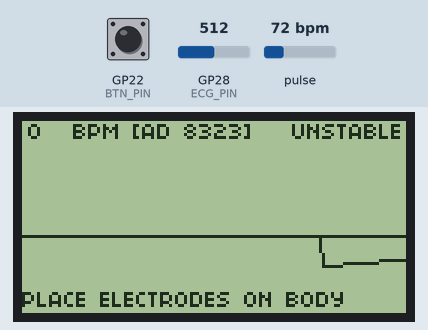
Simulated run of this sketch. Board: Raspberry Pi Pico. On the bench: 128×64 one-colour display. The test bench sets the inputs (shaded band); at power-on: GP22 (BTN_PIN) HIGH, pulse 72 bpm, GP28 (ECG_PIN) = 512. What the sketch prints to the serial monitor is not drawn.

Above: at 7.1 s.
7.2 s: GP22 (BTN_PIN) pulled LOW for 0.15 s
At 9.5 s:
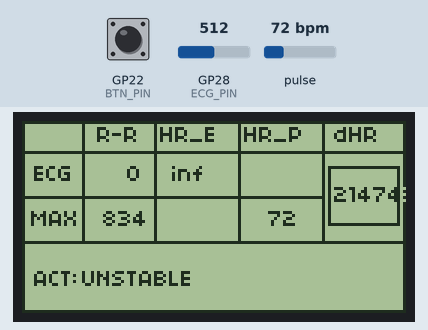
10.3 s: pulse set to 130 bpm
At 13.2 s:
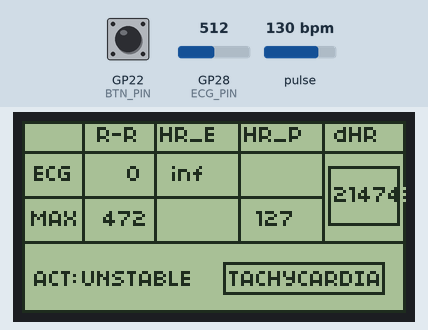
13.3 s: pulse set to 42 bpm
At 15.6 s:
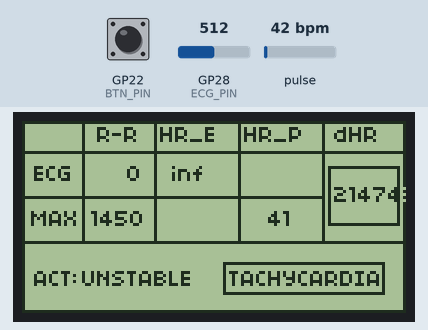
16.3 s: GP28 (ECG_PIN) set to 90
At 18.0 s:
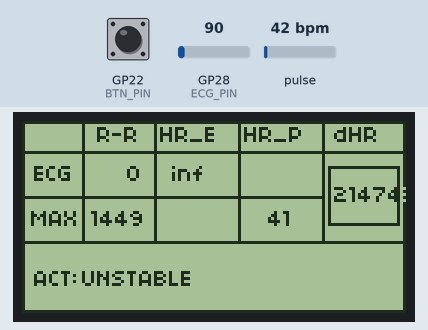
19.3 s: GP28 (ECG_PIN) set to 1010
At 21.4 s:
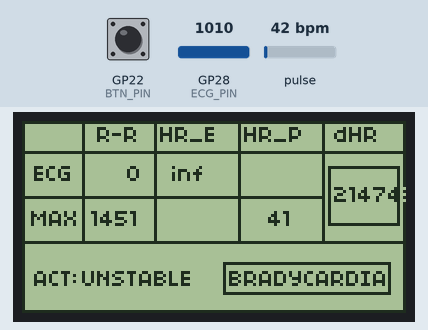
22.3 s: pulse set to 100 bpm
At 22.8 s:
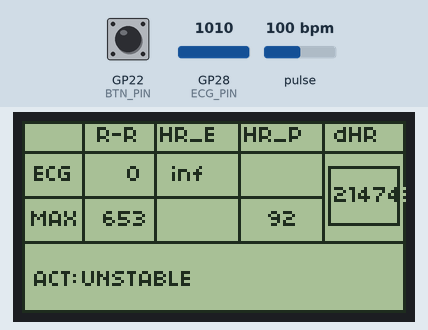
Timing chart, 0 to 24.8 s (numbered marks = the images above; inputs shaded):
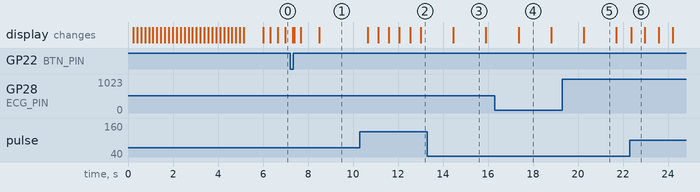

The sketch:

main.ino
```cpp
#include "frame.h"
#include <U8g2lib.h>
//U8G2_ST7920_128X64_F_SW_SPI u8g2(U8G2_R0, /* clock=*/ 18, /* data=*/ 19, /* CS=*/ 17, /* reset=*/ 8);
U8G2_ST7920_128X64_F_SW_SPI u8g2(U8G2_R0,18, 19, 17,U8X8_PIN_NONE);

#include <Wire.h>
#include "MAX30105.h"
#include "heartRate.h"
MAX30105 particleSensor;

#define ECG_PIN 28
#define IR_THRESHOLD 1000
#define ECG_THRESHOLD 550
//waveform buffer
#define WAVE_X 0
#define WAVE_Y 63          // bottom of screen
#define WAVE_W 128         // full width
#define WAVE_H 50          // almost full height
//waveform struct
struct Waveform {
  int16_t buf[WAVE_W];
  uint8_t idx;
  long dc;
  int16_t minVal;
  int16_t maxVal;
};

Waveform ppgWave;   // MAX30102
Waveform ecgWave;   // AD8232


const byte RATE_SIZE = 4; //Increase this for more averaging. 4 is good.
byte rates[RATE_SIZE]; //Array of heart rates
byte rateSpot = 0;
long lastBeat = 0; //Time at which the last beat occurred

float beatsPerMinute;
int beatAvg;

#define BTN_PIN 22


const uint16_t bytesPerFrame = 928;
// Helper to get a pointer to a specific frame
const unsigned char* getFrame(uint8_t frame) {
  return epd_bitmap_ + (frame * bytesPerFrame);
}

// Function to draw a frame
void drawFrame(U8G2 &u8g2, uint8_t frame) {
  u8g2.drawXBMP(0, 2, 128, 58, getFrame(frame));
}

void welcome_animation(U8G2 &u8g2) {
  for(uint8_t iter = 0; iter<2; iter++){
    for (uint8_t f = 0; f < 15; f++) {
      drawFrame(u8g2, f);
      u8g2.sendBuffer();
      delay(150); // frame delay
    }
  }
}

void setup() {
  Serial.begin(115200);

  u8g2.begin();

  Wire.setSDA(4);
  Wire.setSCL(5);
  Wire.begin();

  if (!particleSensor.begin(Wire)) {
    Serial.println("MAX30105 NOT FOUND");
    while (1);
  }

  //Setup to sense a nice looking saw tooth on the plotter
  byte ledBrightness = 0x1F; //Options: 0=Off to 255=50mA
  byte sampleAverage = 8; //Options: 1, 2, 4, 8, 16, 32
  byte ledMode = 3; //Options: 1 = Red only, 2 = Red + IR, 3 = Red + IR + Green
  int sampleRate = 100; //Options: 50, 100, 200, 400, 800, 1000, 1600, 3200
  int pulseWidth = 411; //Options: 69, 118, 215, 411
  int adcRange = 4096; //Options: 2048, 4096, 8192, 16384

  particleSensor.setup(ledBrightness, sampleAverage, ledMode, sampleRate, pulseWidth, adcRange); //Configure sensor with these settings

  particleSensor.setPulseAmplitudeRed(0x0A);
  particleSensor.setPulseAmplitudeGreen(0);

  pinMode(BTN_PIN, INPUT_PULLUP);

  welcome_animation(u8g2);

    //Take an average of IR readings at power up
  const byte avgAmount = 64;
  long baseValue = 0;
  for (byte x = 0 ; x < avgAmount ; x++)
  {
    baseValue += particleSensor.getIR(); //Read the IR value
  }
  baseValue /= avgAmount;

  //Pre-populate the plotter so that the Y scale is close to IR values
  for (int x = 0 ; x < 500 ; x++)
    Serial.println(baseValue);

  //initialize waveform parameters
  ppgWave = { {}, 0, 0, -2500, 2500 };   // MAX30102
  ecgWave = { {}, 0, 0, -1200, 1200 };   // AD8232 (example range)

}

bool lastBtnState = LOW;
bool btn_pressed() {
  bool currentBtnState = digitalRead(BTN_PIN);

  if (currentBtnState == HIGH && lastBtnState == LOW){
    lastBtnState = currentBtnState;
    return true;
  }

  lastBtnState = currentBtnState;
  return false;
}

void drawWaveform(const Waveform &w) {
  for (int i = 1; i < WAVE_W; i++) {
    int i1 = (w.idx + i - 1) % WAVE_W;
    int i2 = (w.idx + i) % WAVE_W;

    int y1 = map(w.buf[i1], w.minVal, w.maxVal,
                 WAVE_Y - WAVE_H, WAVE_Y);
    int y2 = map(w.buf[i2], w.minVal, w.maxVal,
                 WAVE_Y - WAVE_H, WAVE_Y);

    u8g2.drawLine(i - 1, y1, i, y2);
  }

  //center line (helps visually)
  int midY = WAVE_Y - WAVE_H / 2;
  u8g2.drawHLine(0, midY, 128);
}
//calculates RR-INTERVAL from AD
unsigned long lastECGBeat = 0;
unsigned long rrECG = 0;

void onECGBeatDetected() {
  unsigned long now = millis();
  rrECG = now - lastECGBeat;
  lastECGBeat = now;
}

//calculates RR-INTERVAL from MAX
unsigned long lastPPGBeat = 0;
unsigned long rrPPG = 0;

void onPPGBeatDetected() {
  unsigned long now = millis();
  rrPPG = now - lastPPGBeat;
  lastPPGBeat = now;
}

float bpmECG;
float bpmPPG;
void drawTable(long irValue) {
  u8g2.drawFrame(0, 0, 128 , 64);
  // columns headers
  u8g2.drawStr(25, 7, "R-R");
  u8g2.drawStr(46, 7, "HR_E");
  u8g2.drawStr(74, 7, "HR_P");
  u8g2.drawStr(104, 7, "dHR");

  //lines headers
  u8g2.drawStr(4, 20, "ECG");
  u8g2.drawStr(3, 35, "MAX");
  u8g2.drawStr(4, 55, "ACT:");

  //columns seperators
  u8g2.drawVLine(20, 1, 40);
  u8g2.drawVLine(44, 1, 40);
  u8g2.drawVLine(72, 1, 40);
  u8g2.drawVLine(100, 1, 40);


  //lines seperators
  u8g2.drawHLine(1,  10, 126);
  u8g2.drawHLine(1,  25, 100);
  u8g2.drawHLine(1,  40, 126);

	char buff[6];
  //values
  bpmECG = 60000.0 / rrECG;
  bpmPPG = 60000.0 / rrPPG;
  int dHR = abs((int)bpmECG - (int)bpmPPG);


  //ECG ROW
  dtostrf(rrECG, 4, 0, buff);
  u8g2.drawStr(23, 20, buff);

  dtostrf(bpmECG, 4, 0, buff);
  u8g2.drawStr(46, 20, buff);

  //MAX ROW
  dtostrf(rrPPG, 4, 0, buff);
  u8g2.drawStr(23, 35, buff);

  dtostrf(bpmPPG, 4, 0, buff);
  u8g2.drawStr(74, 35, buff);

  //draw dHR
  sprintf(buff, "%d", dHR);
  u8g2.drawStr(104, 27, buff);

  //visual feedback
  if (dHR > 10) {
    u8g2.drawFrame(102, 15, 24, 20);  // warning box
  }

  //ACT: interpretation
	bool tachy = beatAvg > 100;
	bool brady = beatAvg < 50;
	bool noSignal = irValue < IR_THRESHOLD;

  if (noSignal){
    u8g2.drawStr(20, 55, "NO_SIGNAL");
  }else if (dHR > 15){
    u8g2.drawStr(20, 55, "UNSTABLE");
  }else{
    u8g2.drawStr(20, 55, "NORMAL");
  }

  if (brady){
    u8g2.drawFrame(67, 47, 56, 11);
    u8g2.drawStr(69, 55, "BRADYCARDIA");
  }

  if (tachy) {
    u8g2.drawFrame(67, 47, 54, 11);
    u8g2.drawStr(69, 55, "TACHYCARDIA");
  }
}

void drawWaveHeader(int8_t page) {
  u8g2.setFont(u8g2_font_04b_03_tr);

  char buf[6];
  if(page == 0) {
    sprintf(buf, "%d", bpmPPG);
    u8g2.drawStr(2, 6, buf);
    u8g2.drawStr(17, 6, "BPM [MAX 30102]");
    u8g2.drawStr(0, 62, "PLACE YOUR FINGER ON SENSOR");
  }
  if(page == 1){
    sprintf(buf, "%d", bpmECG);
    u8g2.drawStr(2, 6, buf);
    u8g2.drawStr(17, 6, "BPM [AD 8323]");
    u8g2.drawStr(0, 62, "PLACE ELECTRODES ON BODY");
  }

  // optional signal indicator
  if (abs(beatsPerMinute - beatAvg) > 15)
    u8g2.drawStr(90, 6, "UNSTABLE");
}

//calculate RR-interval from AD
bool detectRPeak(int ecgValue) {
  static int prev = 0;
  static bool above = false;

  if (ecgValue > ECG_THRESHOLD && !above && prev < ecgValue) {
    above = true;
    return true;
  }
  if (ecgValue < ECG_THRESHOLD) {
    above = false;
  }

  prev = ecgValue;
  return false;
}

void getVitals(){
  //We sensed a beat!
  long delta = millis() - lastBeat;
  lastBeat = millis();

  beatsPerMinute = 60 / (delta / 1000.0);

  if (beatsPerMinute < 255 && beatsPerMinute > 20)
  {
    rates[rateSpot++] = (byte)beatsPerMinute; //Store this reading in the array
    rateSpot %= RATE_SIZE; //Wrap variable

    //Take average of readings
    beatAvg = 0;
    for (byte x = 0 ; x < RATE_SIZE ; x++)
      beatAvg += rates[x];
    beatAvg /= RATE_SIZE;
  }
}

void drawUI(int8_t page, long irValue){
  if (page == 0) { // draw HR waveforms from MAX 30102
    updateWaveform(ppgWave, irValue, 0.03);
    drawWaveHeader(page);
    drawWaveform(ppgWave);
  }

  if(page==1) {// draw HR waveforms from AD8232
    long ecgValue = analogRead(ECG_PIN);
    updateWaveform(ecgWave, ecgValue, 0.01); // slower DC tracking
    drawWaveHeader(page);
    drawWaveform(ecgWave);
  }

  if(page==2) {// Summary
    drawTable(irValue);
  }
}

void updateWaveform(Waveform &w, long value, float dcAlpha) {
  w.dc = w.dc * (1.0 - dcAlpha) + value * dcAlpha;

  int16_t ac = value - w.dc;
  ac = constrain(ac, w.minVal, w.maxVal);

  w.buf[w.idx] = ac;
  w.idx = (w.idx + 1) % WAVE_W;
}

int8_t page = 0;
void loop() {
  u8g2.clearBuffer();
  u8g2.setFont(u8g2_font_04b_03_tr);


  if(btn_pressed()) {
    page += 1;
    page %=3;
  }
  Serial.print("PAGE: ");
  Serial.println(page);

  long irValue = particleSensor.getIR();

  if (checkForBeat(irValue) == true)
  {
    onPPGBeatDetected();
    getVitals();
  }

  Serial.print("IR=");Serial.print(irValue);
  Serial.print(", BPM=");Serial.print(beatsPerMinute);
  Serial.print(", Avg BPM=");Serial.print(beatAvg);

  if (irValue < 50000){
    Serial.print(" No finger?");
  }
  Serial.println();

  Serial.print("EKG:");Serial.println(analogRead(ECG_PIN));

  //updateWaveform(irValue);

  drawUI(page,irValue);

  u8g2.sendBuffer();
}
```

Source omitted: frame.h (data table, 85856 bytes)

Measured:
- after the input at 7.2 s, the display: first differs from a run without the input after 0.19 s (image 1 shows a later state)
- after the input at 10.3 s, the display: first changes after 0.35 s (image 2 shows a later state)
- after the input at 13.3 s, the display: changes after 1.2 s (image 3)
- after the input at 19.3 s, the display: changes after 0.96 s (image 5)
- after the input at 22.3 s, the display: changes after 0.06 s (image 6)
- what the display in image 3 shows lasts 1.4 s, from 14.5 s to 15.9 s
- what the display in image 4 shows lasts 1.4 s, from 17.4 s to 18.8 s
